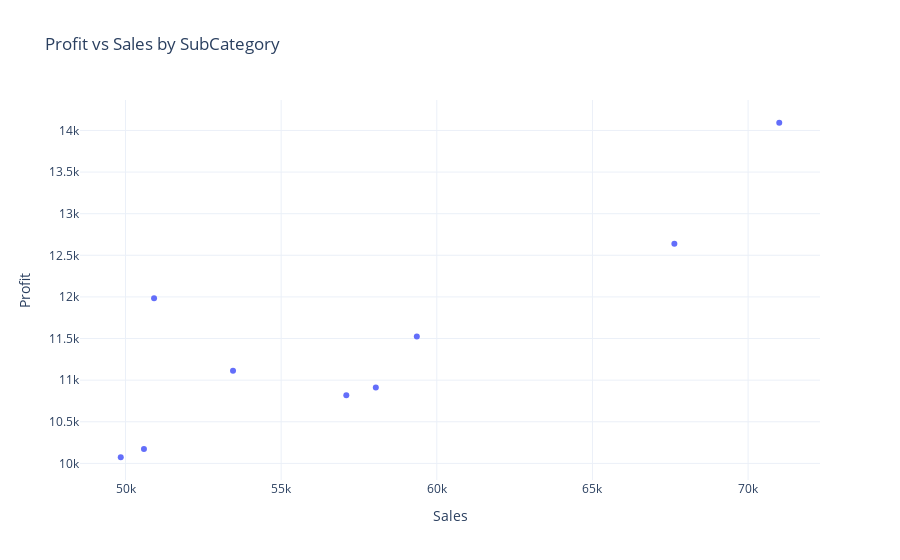

Notebook code for this chart:
### Code cell
# 📌 Scatter Plot Examples

agg_df = df.groupby("SubCategory")[["Sales", "Profit"]].sum().reset_index()
fig3 = scatter_plot(
    agg_df,
    x="Sales",
    y="Profit",
    hover_name="SubCategory",
    title="Profit vs Sales by SubCategory"
)
fig3.show()

### Figure 1 — Plotly figure (JSON) as saved in the notebook; plotly's stock layout.template omitted (floating-point values rounded to 4 significant figures)
{"data": [{"hovertemplate": "<b>%{hovertext}</b><br><br>Sales=%{x}<br>Profit=%{y}<extra></extra>", "hovertext": ["Accessories", "Binders", "Bookcases", "Chairs", "Laptops", "Paper", "Pens", "Phones", "Tables"], "legendgroup": "", "marker": {"color": "#636efa", "symbol": "circle"}, "mode": "markers", "name": "", "orientation": "v", "showlegend": false, "type": "scatter", "x": [67630.0, 49850.0, 50920.0, 50590.0, 71000.0, 53450.0, 59360.0, 58040.0, 57090.0], "xaxis": "x", "y": [12640.0, 10070.0, 11980.0, 10170.0, 14090.0, 11110.0, 11520.0, 10910.0, 10820.0], "yaxis": "y"}], "layout": {"legend": {"title": {"text": ""}, "tracegroupgap": 0}, "title": {"text": "Profit vs Sales by SubCategory"}, "xaxis": {"anchor": "y", "domain": [0, 1], "title": {"text": "Sales"}}, "yaxis": {"anchor": "x", "domain": [0, 1], "title": {"text": "Profit"}}}}
